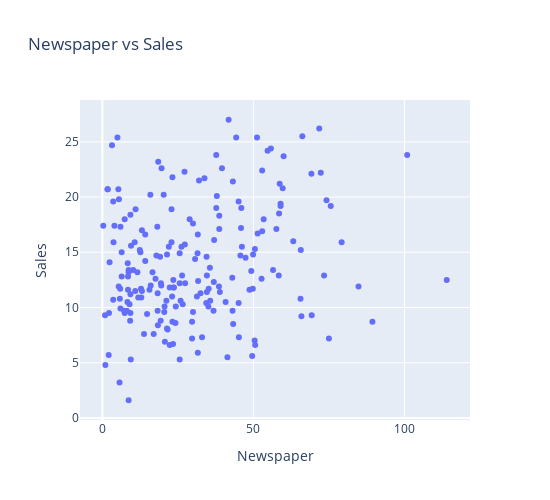

This figure's notebook cell:
### Code cell
fig_newspaper = px.scatter(data, x='Newspaper', y='Sales', title='Newspaper vs Sales', width=550, height=500)
fig_newspaper.show()

### Figure 1 — Plotly figure (JSON) as saved in the notebook; plotly's stock layout.template omitted (floating-point values rounded to 4 significant figures; data arrays with more than 128 entries replaced by an {"elided": "..."} marker saying what was removed)
{"data": [{"hovertemplate": "Newspaper=%{x}<br>Sales=%{y}<extra></extra>", "legendgroup": "", "marker": {"color": "#636efa", "symbol": "circle"}, "mode": "markers", "name": "", "orientation": "v", "showlegend": false, "type": "scatter", "x": {"elided": "200 float values"}, "xaxis": "x", "y": {"elided": "200 float values"}, "yaxis": "y"}], "layout": {"height": 500, "legend": {"tracegroupgap": 0}, "title": {"text": "Newspaper vs Sales"}, "width": 550, "xaxis": {"anchor": "y", "autorange": true, "domain": [0, 1], "range": [-7.396, 121.7], "title": {"text": "Newspaper"}, "type": "linear"}, "yaxis": {"anchor": "x", "autorange": true, "domain": [0, 1], "range": [-0.1884, 28.79], "title": {"text": "Sales"}, "type": "linear"}}}
